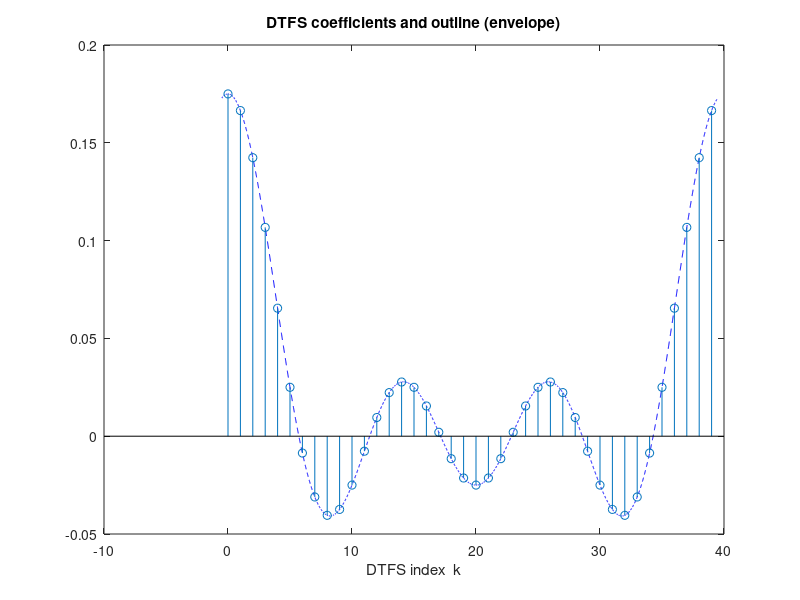

Recreate this plot in MATLAB.
% Script: exdt_3_5.m
% Compute DTFS spectrum for N=40 and L=3 (edit to try other combinations)
N = 40;
L = 3;
Omega0 = 2*pi/N;   % Vector of angular frequencies
k = [0:N-1];       % Coefficient indices
% Compute DTFS coefficients
% Use 'eps' to avoid division by zero
c = sin(Omega0/2*(k+eps)*(2*L+1))./sin(Omega0/2*(k+eps))/N;
% Compute the envelope (by allowing non-integer values of the index)
k2 = [-0.5:0.01:N-1+0.5];
% Compute the envelope
env = sin(Omega0/2*(k2+eps)*(2*L+1))./sin(Omega0/2*(k2+eps))/N;
plot(k2,env,'b--');
hold on;
stem(k,c);
hold off;
xlabel('DTFS index  k');
title('DTFS coefficients and outline (envelope)');
